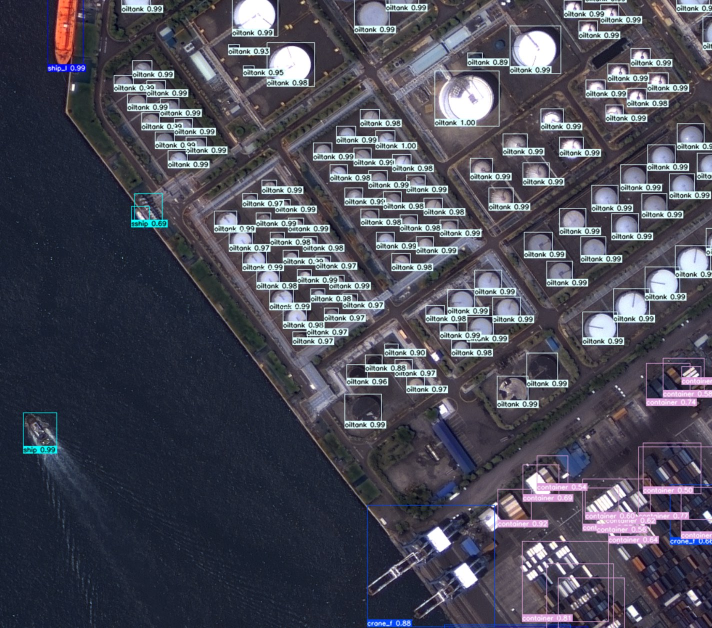
#> input picture assets/obj_det_example.jpg, 1424 x 1256 px (shown at 1/2 size); its folder holds only this picture in this run
$ python -i augmentations.py   (imports and definitions only)
#> lines starting #> are read from the running program, lines starting #| are printed output that depends on the picture
### kari-det/utils/__init__.py
import contextlib
import platform
import threading


def emojis(str=''):
    # Return platform-dependent emoji-safe version of string
    return str.encode().decode('ascii', 'ignore') if platform.system() == 'Windows' else str


class TryExcept(contextlib.ContextDecorator):
    # YOLOv5 TryExcept class. Usage: @TryExcept() decorator or 'with TryExcept():' context manager
    def __init__(self, msg=''):
        self.msg = msg

    def __enter__(self):
        pass

    # [14 lines left out: functions __exit__, threaded, not called in this run]

### kari-det/utils/general.py
import contextlib
import os
import inspect
import logging
import logging.config
import math
import random
from pathlib import Path
import glob
import time
import re
import pkg_resources as pkg
import torch
import urllib
import numpy as np
import yaml
import wget
from subprocess import check_output
from utils import TryExcept, emojis
import torchvision
from utils.metrics import box_iou
import platform
import IPython

# Settings
FILE = Path(__file__).resolve()
ROOT = FILE.parents[1]  # YOLOv5 root directory
FONT = 'Aerial.ttf'
TQDM_BAR_FORMAT = '{l_bar}{bar:10}{r_bar}'  # tqdm bar format
NUM_THREADS = min(8, max(1, os.cpu_count() - 1))  # number of YOLOv5 multiprocessing threads
AUTOINSTALL = str(os.getenv('YOLOv5_AUTOINSTALL', True)).lower() == 'true'  # global auto-install mode


LOGGING_NAME = 'kari-det'

# [4 lines left out: function is_ascii, not called in this run]

def set_logging(name=LOGGING_NAME, verbose=True):
    # sets up logging for the given name
    rank = int(os.getenv('RANK', -1))  # rank in world for Multi-GPU trainings
    level = logging.INFO if verbose and rank in {-1, 0} else logging.ERROR
    logging.config.dictConfig({
        'version': 1,
        'disable_existing_loggers': False,
        'formatters': {
            name: {
                'format': '%(message)s'}},
        'handlers': {
            name: {
                'class': 'logging.StreamHandler',
                'formatter': name,
                'level': level,}},
        'loggers': {
            name: {
                'level': level,
                'handlers': [name],
                'propagate': False,}}})


set_logging(LOGGING_NAME)  # run before defining LOGGER
LOGGER = logging.getLogger(LOGGING_NAME)  # define globally (used in train.py, val.py, detect.py, etc.)

# [23 lines left out: function colorstr, not called in this run]

def print_args(name, opt):
    LOGGER.info(colorstr(f'{name}: ') + ', '.join(f'{k}={v}' for k, v in vars(opt).items()))


def check_python(minimum='3.7.0'):
    # Check current python version vs. required python version
    check_version(platform.python_version(), minimum, name='Python ', hard=True)

# [44 lines left out: functions check_requirements, attempt_download, is_notebook, not called in this run]

def one_cycle(y1=0.0, y2=1.0, steps=100):
    # lambda function for sinusoidal ramp from y1 to y2 https://arxiv.org/pdf/1812.01187.pdf
    return lambda x: ((1 - math.cos(x * math.pi / steps)) / 2) * (y2 - y1) + y1

# [13 lines left out: function increment_path, not called in this run]


def yaml_save(file='data.yaml', data={}):
    with open(file, 'w') as f:
        yaml.safe_dump({k: str(v) if isinstance(v, Path) else v for k, v in data.items()}, f, sort_keys=False)

def yaml_load(file='data.yaml'):
    with open(file, errors='ignore') as f:
        return yaml.safe_load(f)

def check_yaml(file, suffix=('.yaml', '.yml')):
    # Search/download YAML file (if necessary) and return path, checking suffix
    return check_file(file, suffix)


# [34 lines left out: functions check_suffix, check_file, not called in this run]

def methods(instance):
    # Get class/instance methods
    return [f for f in dir(instance) if callable(getattr(instance, f)) and not f.startswith("__")]

# [8 lines left out: function init_seeds, not called in this run]


def intersect_dicts(da, db, exclude=()):
    # Dictionary intersection of matching keys and shapes, omitting 'exclude' keys, using da values
    return {k: v for k, v in da.items() if k in db and not any(x in k for x in exclude) and v.shape == db[k].shape}

def is_writeable(dir, test=False):
    # Return True if directory has write permissions, test opening a file with write permissions if test=True
    if not test:
        return os.access(dir, os.W_OK)  # possible issues on Windows
    file = Path(dir) / 'tmp.txt'
    try:
        with open(file, 'w'):  # open file with write permissions
            pass
        file.unlink()  # remove file
        return True
    except OSError:
        return False

def user_config_dir(dir='Ultralytics', env_var='YOLOV5_CONFIG_DIR'):
    # Return path of user configuration directory. Prefer environment variable if exists. Make dir if required.
    env = os.getenv(env_var)
    if env:
        path = Path(env)  # use environment variable
    else:
        cfg = {'Windows': 'AppData/Roaming', 'Linux': '.config', 'Darwin': 'Library/Application Support'}  # 3 OS dirs
        path = Path.home() / cfg.get(platform.system(), '')  # OS-specific config dir
        path = (path if is_writeable(path) else Path('/tmp')) / dir  # GCP and AWS lambda fix, only /tmp is writeable
#> further down, picture is the input picture: shape (1256, 1424, 3); mean B, G, R 88.1, 75.6, 75.5
    path.mkdir(exist_ok=True)  # make if required
    return path


CONFIG_DIR = user_config_dir()  # Ultralytics settings dir

# [41 lines left out: functions check_font, strip_optimizer, get_latest_run, check_version, not called in this run]

class Profile(contextlib.ContextDecorator):
    # YOLOv5 Profile class. Usage: @Profile() decorator or 'with Profile():' context manager
    def __init__(self, t=0.0):
        self.t = t
        self.cuda = torch.cuda.is_available()

    def __enter__(self):
        self.start = self.time()
        return self

    def __exit__(self, type, value, traceback):
        self.dt = self.time() - self.start  # delta-time
        self.t += self.dt  # accumulate dt

    # [111 lines left out: functions time, segments2boxes, check_dataset, scale_boxes, xyxy2xywh, xywhn2xyxy and 4 more, not called in this run]

class AverageMeter(object):
    """Computes and stores the average and current value"""

    # [25 lines left out: functions __init__, initialize, update, add, not called in this run]

    def value(self):
        return self.val

    def average(self):
        return self.avg

# [189 lines left out: functions adjust_learning_rate, check_version, make_divisible, check_img_size, labels_to_class_weights, non_max_suppression and 3 more, not called in this run]

### kari-det/utils/augmentations.py
import math
import random

import cv2
import numpy as np

from utils.general import LOGGER, check_version, colorstr

class Albumentations:
    # [62 lines left out: functions __init__, __call__, letterbox, not called in this run]


def augment_hsv(img, hgain=0.5, sgain=0.5, vgain=0.5):
    # HSV color-space augmentation
#> called with hgain = 0.5, sgain = 0.5, vgain = 0.5
    if hgain or sgain or vgain:
        r = np.random.uniform(-1, 1, 3) * [hgain, sgain, vgain] + 1  # random gains
        hue, sat, val = cv2.split(cv2.cvtColor(img, cv2.COLOR_BGR2HSV))
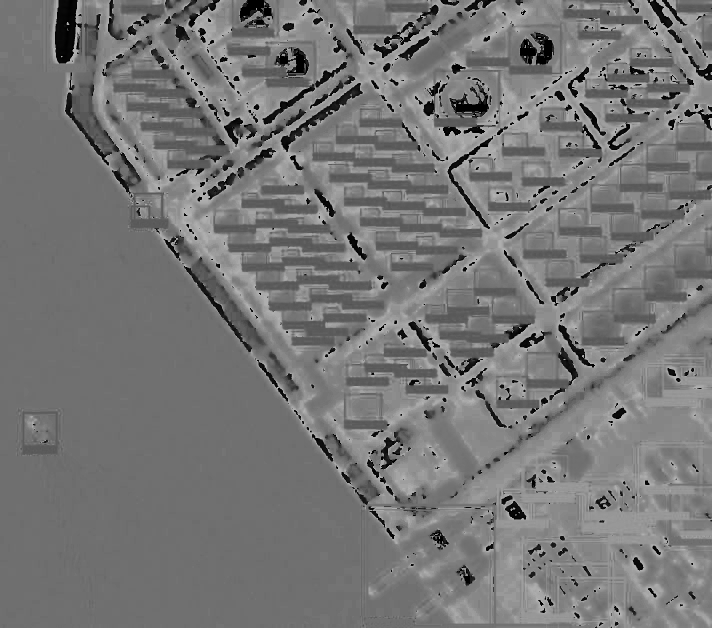
#> hue: shape (1256, 1424) (shown at 1/2 size); min 0, max 179, mean 118.1
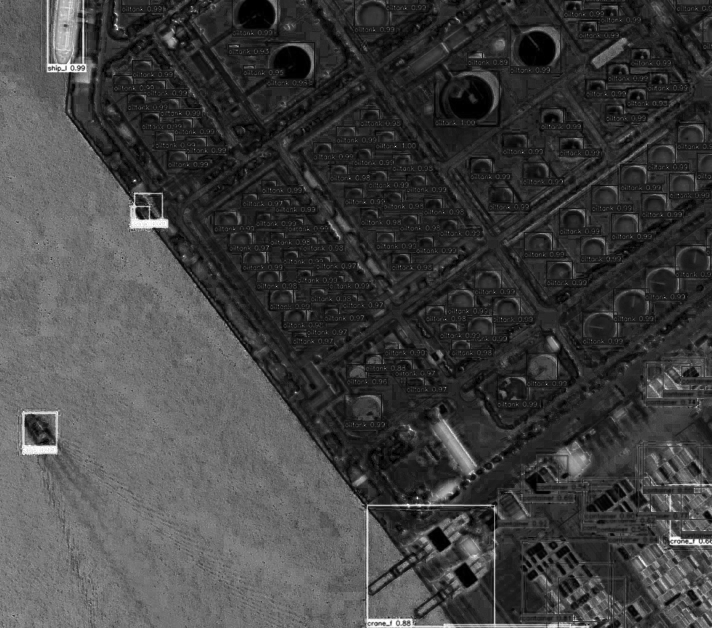
#> sat: shape (1256, 1424) (shown at 1/2 size); min 0, max 255, mean 65.3
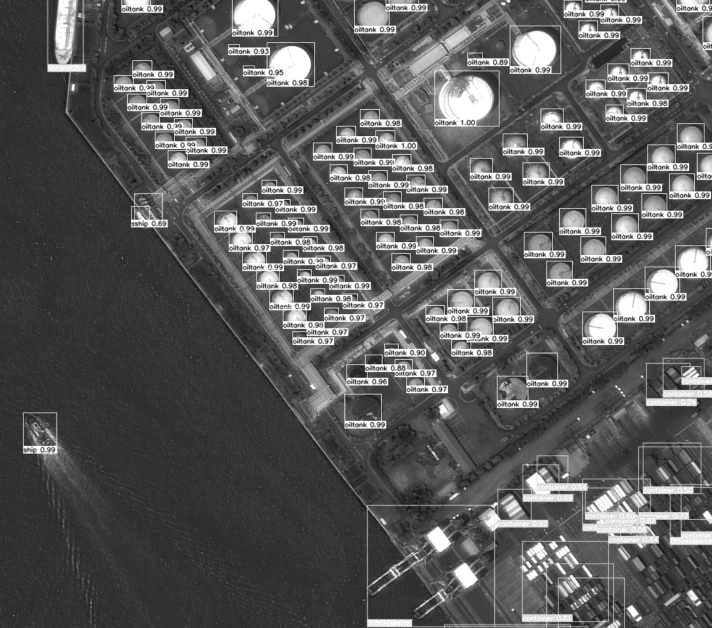
#> val: shape (1256, 1424) (shown at 1/2 size); min 6, max 255, mean 89.6
        dtype = img.dtype  # uint8

        x = np.arange(0, 256, dtype=r.dtype)
        lut_hue = ((x * r[0]) % 180).astype(dtype)
        lut_sat = np.clip(x * r[1], 0, 255).astype(dtype)
#> lut_sat = 256 values from 0 to 255
        lut_val = np.clip(x * r[2], 0, 255).astype(dtype)
#> lut_val = 256 values from 0 to 255

        img_hsv = cv2.merge((cv2.LUT(hue, lut_hue), cv2.LUT(sat, lut_sat), cv2.LUT(val, lut_val)))
#> img_hsv: shape (1256, 1424, 3); mean H, S, V 120.9, 78.7, 97.1
        cv2.cvtColor(img_hsv, cv2.COLOR_HSV2BGR, dst=img)  # no return needed


# [121 lines left out: functions random_perspective, box_candidates, random_scale, random_crop, not called in this run]

>>> import cv2
>>> picture = cv2.imread('../../assets/obj_det_example.jpg')
>>> result = augment_hsv(picture)
